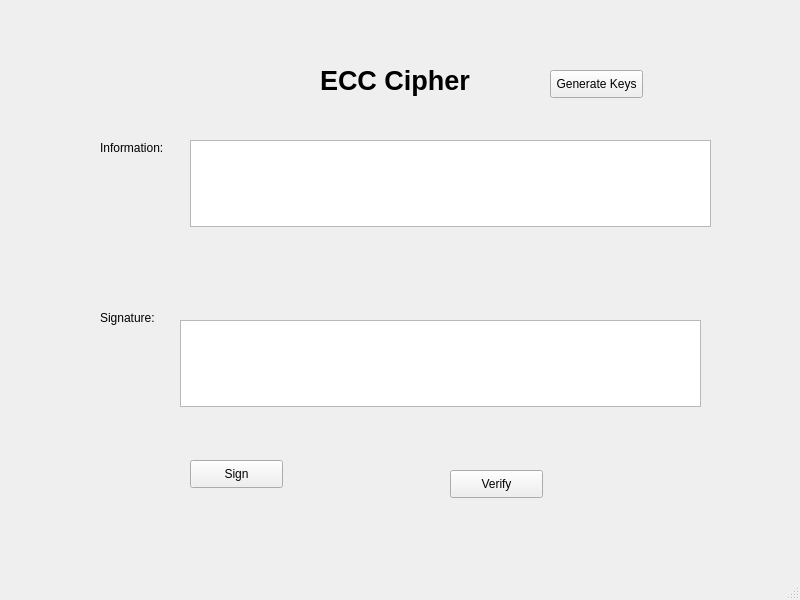
<?xml version="1.0" encoding="UTF-8"?>
<ui version="4.0">
 <class>MainWindow</class>
 <widget class="QMainWindow" name="MainWindow">
  <property name="geometry">
   <rect>
    <x>0</x>
    <y>0</y>
    <width>800</width>
    <height>600</height>
   </rect>
  </property>
  <property name="windowTitle">
   <string>MainWindow</string>
  </property>
  <widget class="QWidget" name="centralwidget">
   <widget class="QLabel" name="label">
    <property name="geometry">
     <rect>
      <x>320</x>
      <y>50</y>
      <width>181</width>
      <height>61</height>
     </rect>
    </property>
    <property name="font">
     <font>
      <pointsize>20</pointsize>
      <weight>75</weight>
      <bold>true</bold>
     </font>
    </property>
    <property name="text">
     <string>ECC Cipher</string>
    </property>
   </widget>
   <widget class="QLabel" name="label_2">
    <property name="geometry">
     <rect>
      <x>100</x>
      <y>140</y>
      <width>71</width>
      <height>16</height>
     </rect>
    </property>
    <property name="text">
     <string>Information:</string>
    </property>
   </widget>
   <widget class="QLabel" name="label_3">
    <property name="geometry">
     <rect>
      <x>100</x>
      <y>310</y>
      <width>71</width>
      <height>16</height>
     </rect>
    </property>
    <property name="text">
     <string>Signature:</string>
    </property>
   </widget>
   <widget class="QTextEdit" name="txt_info">
    <property name="geometry">
     <rect>
      <x>190</x>
      <y>140</y>
      <width>521</width>
      <height>87</height>
     </rect>
    </property>
   </widget>
   <widget class="QTextEdit" name="txt_sign">
    <property name="geometry">
     <rect>
      <x>180</x>
      <y>320</y>
      <width>521</width>
      <height>87</height>
     </rect>
    </property>
   </widget>
   <widget class="QPushButton" name="btn_sign">
    <property name="geometry">
     <rect>
      <x>190</x>
      <y>460</y>
      <width>93</width>
      <height>28</height>
     </rect>
    </property>
    <property name="text">
     <string>Sign</string>
    </property>
   </widget>
   <widget class="QPushButton" name="btn_verify">
    <property name="geometry">
     <rect>
      <x>450</x>
      <y>470</y>
      <width>93</width>
      <height>28</height>
     </rect>
    </property>
    <property name="text">
     <string>Verify</string>
    </property>
   </widget>
   <widget class="QPushButton" name="btn_gen_keys">
    <property name="geometry">
     <rect>
      <x>550</x>
      <y>70</y>
      <width>93</width>
      <height>28</height>
     </rect>
    </property>
    <property name="text">
     <string>Generate Keys</string>
    </property>
   </widget>
  </widget>
  <widget class="QMenuBar" name="menubar">
   <property name="geometry">
    <rect>
     <x>0</x>
     <y>0</y>
     <width>800</width>
     <height>26</height>
    </rect>
   </property>
  </widget>
  <widget class="QStatusBar" name="statusbar"/>
 </widget>
 <resources/>
 <connections/>
</ui>
